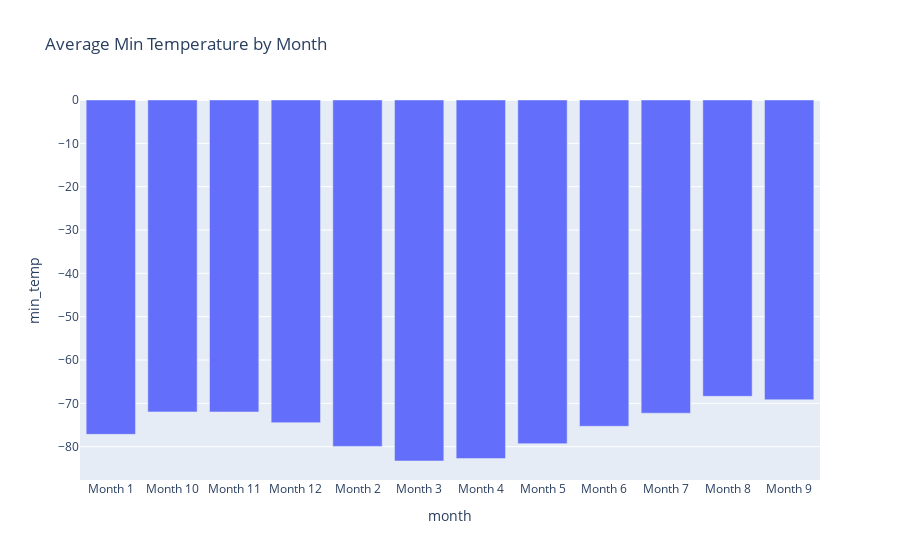

Source (notebook cell):
### Markdown cell above
**2B.** Using your grouped results above to plot a bar chart of the average minimum temperature by month.

### Code cell
# Bar chart of the average min_temp by month
monthly_temp = monthly_temp.sort_values('month')  # ensure numerical order
fig = px.bar(monthly_temp, x='month', y='min_temp', title='Average Min Temperature by Month')
fig.show()

### Figure 1 — Plotly figure (JSON) as saved in the notebook; plotly's stock layout.template omitted (floating-point values rounded to 4 significant figures)
{"data": [{"alignmentgroup": "True", "hovertemplate": "month=%{x}<br>min_temp=%{y}<extra></extra>", "legendgroup": "", "marker": {"color": "#636efa", "pattern": {"shape": ""}}, "name": "", "offsetgroup": "", "orientation": "v", "showlegend": false, "textposition": "auto", "type": "bar", "x": ["Month 1", "Month 10", "Month 11", "Month 12", "Month 2", "Month 3", "Month 4", "Month 5", "Month 6", "Month 7", "Month 8", "Month 9"], "xaxis": "x", "y": [-77.16, -71.98, -71.99, -74.45, -79.93, -83.31, -82.75, -79.31, -75.3, -72.28, -68.38, -69.17], "yaxis": "y"}], "layout": {"autosize": true, "barmode": "relative", "legend": {"tracegroupgap": 0}, "title": {"text": "Average Min Temperature by Month"}, "xaxis": {"anchor": "y", "autorange": true, "domain": [0, 1], "range": [-0.5, 11.5], "title": {"text": "month"}, "type": "category"}, "yaxis": {"anchor": "x", "autorange": true, "domain": [0, 1], "range": [-87.69, 0], "title": {"text": "min_temp"}, "type": "linear"}}}
